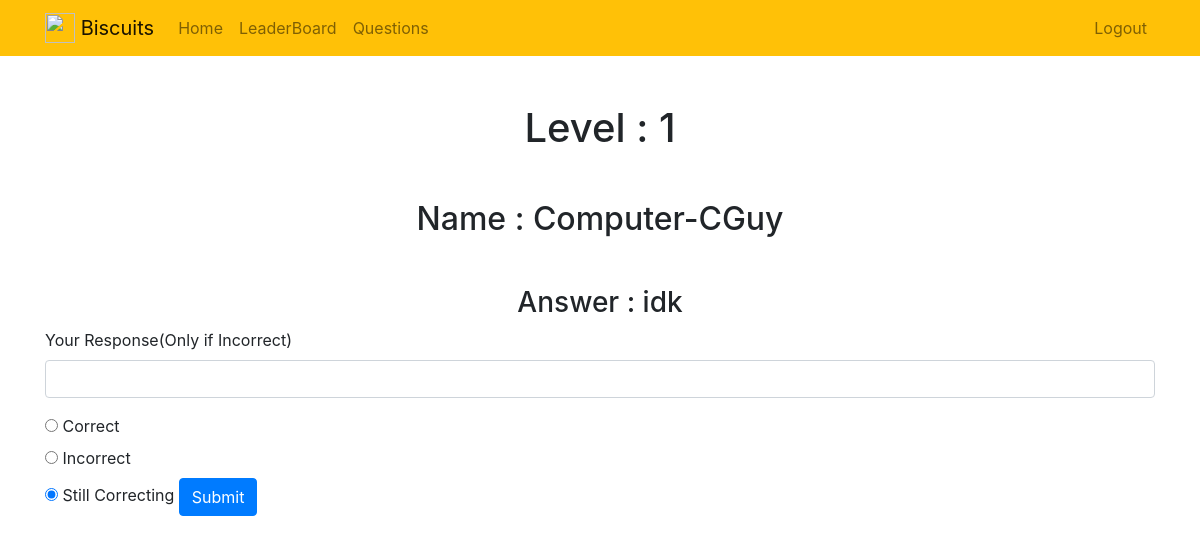
Page /fullanswer/5 (signed in) on the earlier database version.
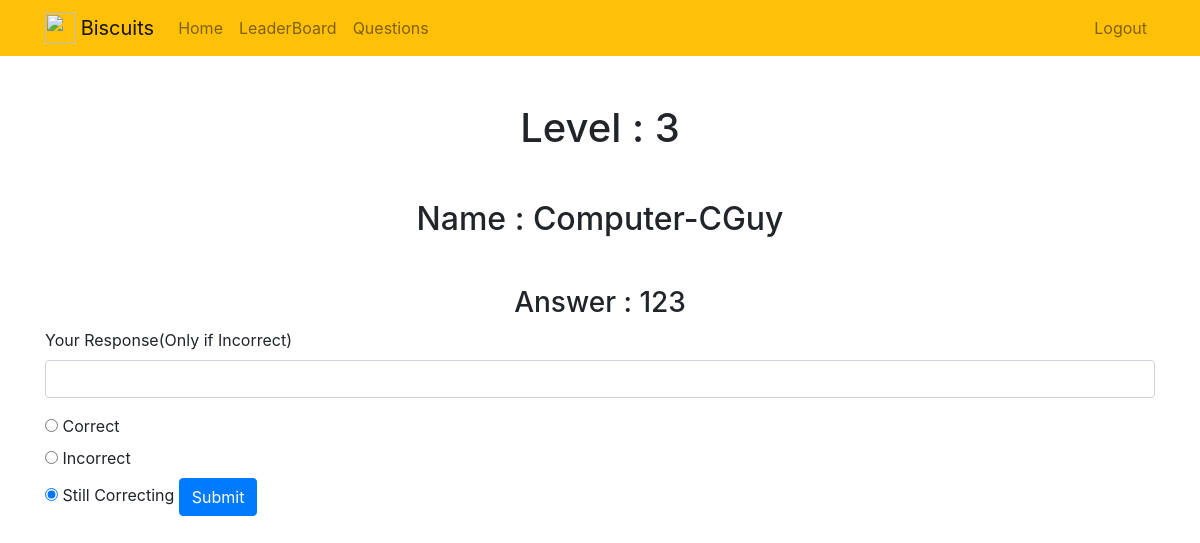
Same page on the later database version.
### biscuitsrk/models.py (models this page shows, shortened)
class Profile(models.Model):
    user = models.OneToOneField(User, on_delete=models.CASCADE)
    currentlevel = models.IntegerField(default=0)
    discord  = models.CharField(max_length=255, null=True)
    institute = models.CharField(max_length=255, null=True)
    currentleveltime= models.DateTimeField(default=timezone.now)
    is_banned = models.BooleanField(default = False)
    mostrecentanswer = models.TextField(null=True)
    lastanswertime = models.DateTimeField(default=timezone.now)
    checked = models.BooleanField(default=False)
    result = models.BooleanField(default=True)
    response = models.TextField(null=True, blank=True)
    answered = models.BooleanField(default=False)

### biscuitsrk/views.py (the view, shortened to what this page needs)
# urls.py: path('fullanswer/<int:id>', views.fullanswer, name='fullanswer'),
@user_passes_test(lambda u: u.is_superuser)
def fullanswer(request, id):
    u = get_object_or_404(Profile, pk=id)
    if request.method == 'GET':
        return render(request, 'biscuitsrk/fullanswer.html',{'u':u})

### biscuitsrk/templates/biscuitsrk/fullanswer.html (shortened to what this page needs)
{% extends "biscuitsrk/base.html" %}
{% block content %}
<h1 class="text-center mt-5" id="level">Level : {{ u.currentlevel }}</h1>
<h2 class="text-center mt-5" id="User">Name : {{ u.user.username }}</h2>
<h3 class="text-center mt-5" id="answer">Answer : {{ u.mostrecentanswer }}</h3>
  <form method="POST">
    <div class="form-group">
        <label for="response">Your Response(Only if Incorrect)</label>
        <input type="text" name="response" class="form-control" id="response">
    </div>
    <input type="radio" id="correct" name="check" value="correct">
        <label for="male">Correct</label><br>
    <input type="radio" id="incorrect" name="check" value="incorrect">
        <label for="female">Incorrect</label><br>
    <input type="radio" id="correcting" name="check" value="correcting" checked>
        <label for="other">Still Correcting</label>
    <button type="submit" class="btn btn-primary">Submit</button>
</form>
{% endblock %}

Differences in the rows shown:
changed Profile "Computer-CGuy": currentlevel "1" → "3"; mostrecentanswer "idk" → "123"
